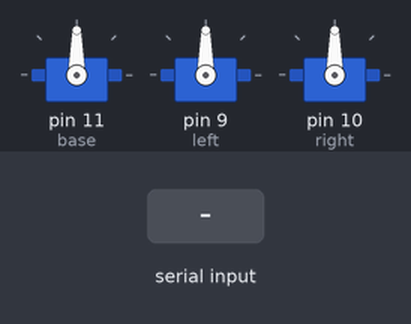
Recording of a sketch running on a simulated Arduino Uno, built with avr-gcc and run on an emulated ATmega328P. On the bench: 3 × servo. The inputs (shaded band) are chosen by the test bench.

Above: at 1.2 s.
1.3 s: byte 0 (0) received over Serial
At 1.79 s:
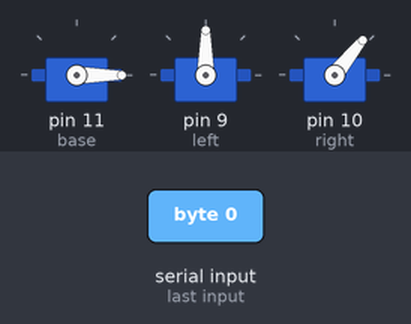
At 2.7 s:
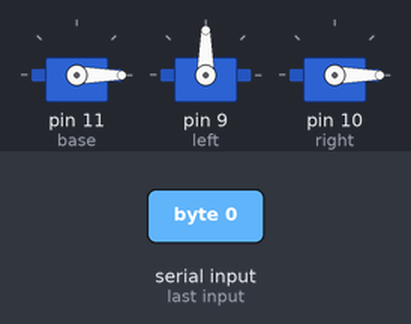
3.5 s: byte 22 (22) received over Serial
At 13.6 s:
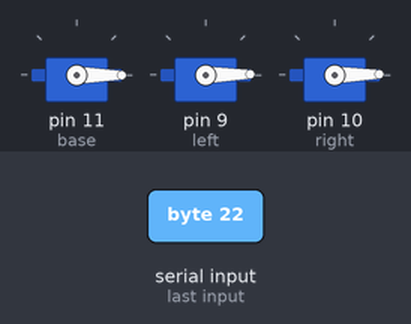
Timing chart, 0 to 14.1 s (numbered marks = the images above; inputs shaded):
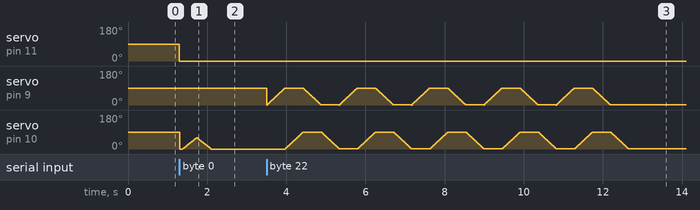

Measured:
- after the input at 1.3 s, servo on pin 11 (base): 90° → 0° at once

The sketch:

arduino_bunny2.ino
```cpp
#include <Servo.h>

// declare both servos
Servo left;
Servo right;
Servo base;
// setup the array of servo positions
int nextServo = 0;
int servoAngles[] = {0,0};

int pos = 0;
int pos1 = 0;
int angle = 0;

void setup() {
  //attach servos to their pins
 base.attach(11);
  left.attach(9);
  right.attach(10);
  Serial.begin(9600);
}

void loop() {

  if (Serial.available()) {
    int servoAngle = Serial.read();

//    Serial.println(servoAngle);
if (servoAngle > 0 && servoAngle < 21){
  angle = map(servoAngle, 1, 20, 110, 50);


}
 base.write(angle);
  delay(1);

   if (servoAngle == 0 ){

  for(pos1 = -10; pos1 < 60; pos1 += 1)  // goes from 0 degrees to 180 degrees
  {                                  // in steps of 1 degree
    right.write(pos1);              // tell servo to go to position in variable 'pos'
    delay(6);                       // waits 15ms for the servo to reach the position
  }

  for(pos1 = 60; pos1>=-10; pos1-=1)     // goes from 180 degrees to 0 degrees
  {
    right.write(pos1);              // tell servo to go to position in variable 'pos'
    delay(6);                       // waits 15ms for the servo to reach the position
  }


  }

  if (servoAngle == 22){
   for(pos = 0; pos < 90; pos += 1)  // goes from 0 degrees to 180 degrees
  {                                  // in steps of 1 degree
    left.write(pos);              // tell servo to go to position in variable 'pos'
    delay(5);                       // waits 15ms for the servo to reach the position
  }

  for(pos1 = 0; pos1 < 90; pos1 += 1)  // goes from 0 degrees to 180 degrees
  {                                  // in steps of 1 degree
    right.write(pos1);              // tell servo to go to position in variable 'pos'
   delay(5);                       // waits 15ms for the servo to reach the position
  }

  for(pos = 90; pos>=1; pos-=1)     // goes from 180 degrees to 0 degrees
  {
    left.write(pos);              // tell servo to go to position in variable 'pos'
    delay(5);                       // waits 15ms for the servo to reach the position
  }

  for(pos1 = 90; pos1>=1; pos1-=1)     // goes from 180 degrees to 0 degrees
  {
    right.write(pos1);              // tell servo to go to position in variable 'pos'
    delay(5);                       // waits 15ms for the servo to reach the position
  }
      for(pos = 0; pos < 90; pos += 1)  // goes from 0 degrees to 180 degrees
  {                                  // in steps of 1 degree
    left.write(pos);              // tell servo to go to position in variable 'pos'
    delay(5);                       // waits 15ms for the servo to reach the position
  }

  for(pos1 = 0; pos1 < 90; pos1 += 1)  // goes from 0 degrees to 180 degrees
  {                                  // in steps of 1 degree
    right.write(pos1);              // tell servo to go to position in variable 'pos'
   delay(5);                       // waits 15ms for the servo to reach the position
  }

  for(pos = 90; pos>=1; pos-=1)     // goes from 180 degrees to 0 degrees
  {
    left.write(pos);              // tell servo to go to position in variable 'pos'
    delay(5);                       // waits 15ms for the servo to reach the position
  }

  for(pos1 = 90; pos1>=1; pos1-=1)     // goes from 180 degrees to 0 degrees
  {
    right.write(pos1);              // tell servo to go to position in variable 'pos'
    delay(5);                       // waits 15ms for the servo to reach the position
  }
    for(pos = 0; pos < 90; pos += 1)  // goes from 0 degrees to 180 degrees
  {                                  // in steps of 1 degree
    left.write(pos);              // tell servo to go to position in variable 'pos'
    delay(5);                       // waits 15ms for the servo to reach the position
  }

  for(pos1 = 0; pos1 < 90; pos1 += 1)  // goes from 0 degrees to 180 degrees
  {                                  // in steps of 1 degree
    right.write(pos1);              // tell servo to go to position in variable 'pos'
   delay(5);                       // waits 15ms for the servo to reach the position
  }

  for(pos = 90; pos>=1; pos-=1)     // goes from 180 degrees to 0 degrees
  {
    left.write(pos);              // tell servo to go to position in variable 'pos'
    delay(5);                       // waits 15ms for the servo to reach the position
  }

  for(pos1 = 90; pos1>=1; pos1-=1)     // goes from 180 degrees to 0 degrees
  {
    right.write(pos1);              // tell servo to go to position in variable 'pos'
    delay(5);                       // waits 15ms for the servo to reach the position
  }
    for(pos = 0; pos < 90; pos += 1)  // goes from 0 degrees to 180 degrees
  {                                  // in steps of 1 degree
    left.write(pos);              // tell servo to go to position in variable 'pos'
    delay(5);                       // waits 15ms for the servo to reach the position
  }

  for(pos1 = 0; pos1 < 90; pos1 += 1)  // goes from 0 degrees to 180 degrees
  {                                  // in steps of 1 degree
    right.write(pos1);              // tell servo to go to position in variable 'pos'
   delay(5);                       // waits 15ms for the servo to reach the position
  }

  for(pos = 90; pos>=1; pos-=1)     // goes from 180 degrees to 0 degrees
  {
    left.write(pos);              // tell servo to go to position in variable 'pos'
    delay(5);                       // waits 15ms for the servo to reach the position
  }

  for(pos1 = 90; pos1>=1; pos1-=1)     // goes from 180 degrees to 0 degrees
  {
    right.write(pos1);              // tell servo to go to position in variable 'pos'
    delay(5);                       // waits 15ms for the servo to reach the position
  }
   for(pos = 0; pos < 90; pos += 1)  // goes from 0 degrees to 180 degrees
  {                                  // in steps of 1 degree
    left.write(pos);              // tell servo to go to position in variable 'pos'
    delay(5);                       // waits 15ms for the servo to reach the position
  }

  for(pos1 = 0; pos1 < 90; pos1 += 1)  // goes from 0 degrees to 180 degrees
  {                                  // in steps of 1 degree
    right.write(pos1);              // tell servo to go to position in variable 'pos'
   delay(5);                       // waits 15ms for the servo to reach the position
  }

  for(pos = 90; pos>=1; pos-=1)     // goes from 180 degrees to 0 degrees
  {
    left.write(pos);              // tell servo to go to position in variable 'pos'
    delay(5);                       // waits 15ms for the servo to reach the position
  }

  for(pos1 = 90; pos1>=1; pos1-=1)     // goes from 180 degrees to 0 degrees
  {
    right.write(pos1);              // tell servo to go to position in variable 'pos'
    delay(5);                       // waits 15ms for the servo to reach the position
  }


  /*
     for(pos1 = 140; pos1>=70; pos1-=1)     // goes from 180 degrees to 0 degrees
  {
    base.write(pos1);              // tell servo to go to position in variable 'pos'
    delay(5);                       // waits 15ms for the servo to reach the position
  }
    for(pos1 = 140; pos1>=70; pos1-=1)     // goes from 180 degrees to 0 degrees
  {
    base.write(pos1);              // tell servo to go to position in variable 'pos'
    delay(5);                       // waits 15ms for the servo to reach the position
  }
    for(pos1 = 140; pos1>=70; pos1-=1)     // goes from 180 degrees to 0 degrees
  {
    base.write(pos1);              // tell servo to go to position in variable 'pos'
    delay(5);                       // waits 15ms for the servo to reach the position
  }
    for(pos1 = 140; pos1>=70; pos1-=1)     // goes from 180 degrees to 0 degrees
  {
    base.write(pos1);              // tell servo to go to position in variable 'pos'
    delay(5);                       // waits 15ms for the servo to reach the position
  }
    for(pos1 = 140; pos1>=70; pos1-=1)     // goes from 180 degrees to 0 degrees
  {
    base.write(pos1);              // tell servo to go to position in variable 'pos'
    delay(5);                       // waits 15ms for the servo to reach the position
  }
    for(pos1 = 140; pos1>=70; pos1-=1)     // goes from 180 degrees to 0 degrees
  {
    base.write(pos1);              // tell servo to go to position in variable 'pos'
    delay(5);                       // waits 15ms for the servo to reach the position
  }
    for(pos1 = 140; pos1>=70; pos1-=1)     // goes from 180 degrees to 0 degrees
  {
    base.write(pos1);              // tell servo to go to position in variable 'pos'
    delay(5);                       // waits 15ms for the servo to reach the position
  }
    */
  }

  }

}
```
